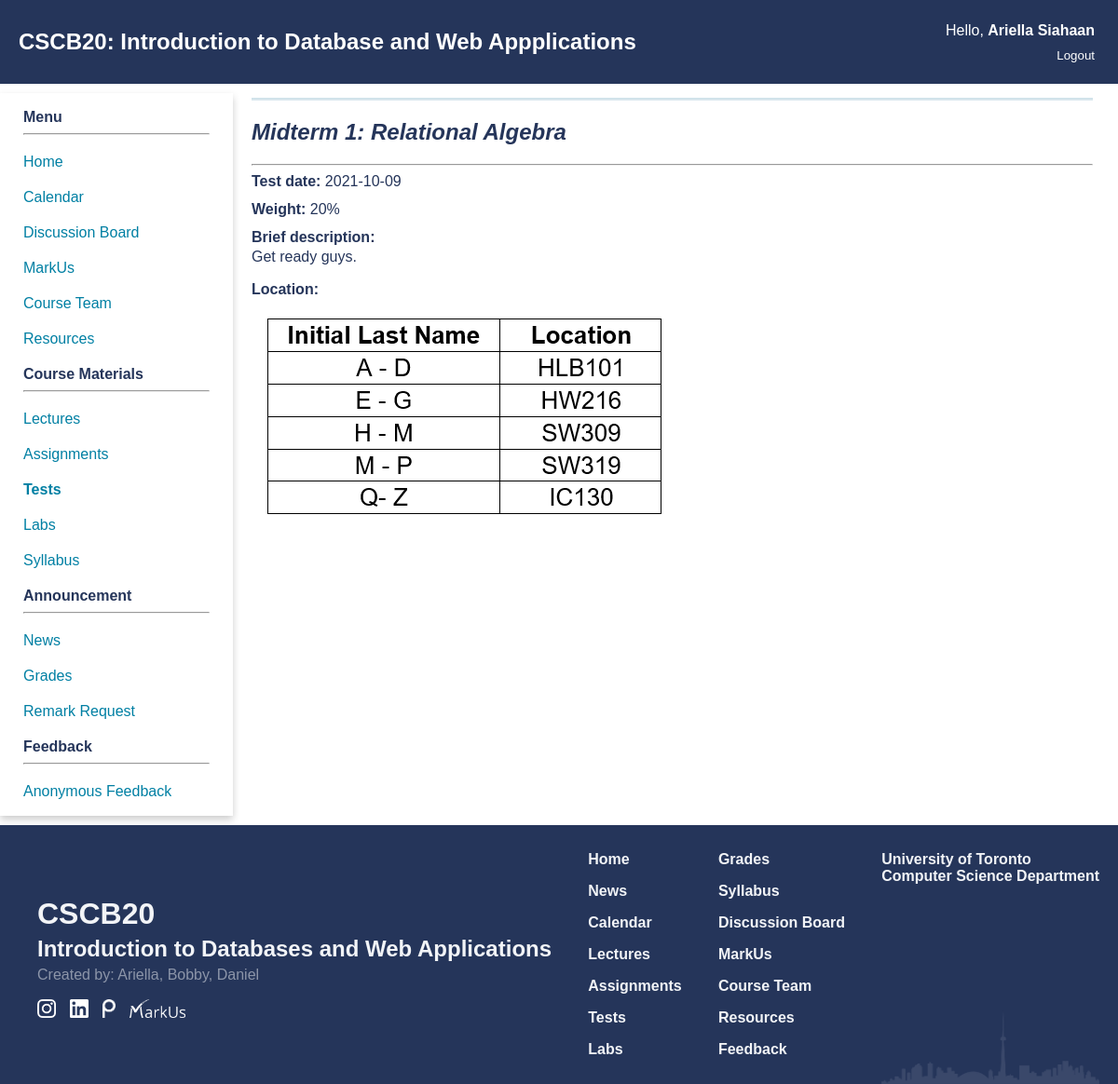
Page /tests (signed in) on the committed database.
### app.py (models this page shows)
class Test(db.Model):
    id = db.Column(db.Integer, primary_key = True, nullable = True)
    name = db.Column(db.String(250), nullable = False)
    desc = db.Column(db.Text)
    weight = db.Column(db.Integer, nullable = False)
    type = db.Column(db.String(50), nullable = False)
    due_date = db.Column(db.Date)
    grades = db.relationship("Grades", backref = 'test', lazy = True)

### app.py (the view)
@app.route("/tests")
def tests():
    if not isInstructor(session) and not isStudent(session):
        return redirect('/')
    lst_tests = Test.query.filter(Test.type == "Test").all()
    return render_template("tests.html", tests = True, lst_tests = lst_tests)

### app.py (called while the page is built)
def isInstructor(identity):
    if "auth" in identity and identity["auth"] == 'Instructor':
        return True
    return False

def isStudent(identity):
    if "auth" in identity and identity["auth"] == 'Student':
        return True
    return False

### templates/tests.html
{% extends 'home_template.html' %}
{% block extra_css %}
  <link href="{{ url_for('static', filename='css/tests.css') }}" rel="stylesheet" type="text/css">
{% endblock %}
{% block content %}
    <main class="assignments">
    {%for test in lst_tests%}
        <hr class="line-break">
        <div class="assignment1">
            <a href="/static/pdf/mock.pdf"><h2>{{test.name}}</h2></a>
            <hr>
            <div class="subsect first"><b>Test date: </b>{{test.due_date}}</div>
            <div class="subsect"><b>Weight: </b>{{test.weight}}%</div>
            <div class="subsect"><strong>Brief description: </strong>
                <p>
                    {{ test.desc }}
                </p>
            </div>
            <div class="subsect"><b>Location:</b></div>
            <img src="{{ url_for('static', filename ='images/midterm.png' ) }}" alt="location_of_midterm">
        </div>
    {%endfor%}
    </main>
{% endblock %}

### static/css/navbar.css (style rules this page uses)
:root { --primary_color: #25355A; --secondary_color: #007FA3; --phone_size: 600px; }
body { margin: 0; padding: 0; font-family: Arial, sans-serif; }
main { grid-area: content; padding: 20px; padding: 0px 10px 0px 10px; width: 95%; }

### static/css/index.css (style rules this page uses)
:root { --primary_color: #25355A; --secondary_color: #007FA3; }
body { background-color: #FFFFFF; color: var(--primary_color); font-family: Geneva, Arial, Helvetica, sans-serif; }

### static/css/tests.css (style rules this page uses)
:root { --primary_color: #25355A; --secondary_color: #007FA3; }
body { background-color: #FFFFFF; color: var(--primary_color); font-family: Geneva, Arial, Helvetica, sans-serif; }
.assignments { margin-left: 10px; margin-right: 10px; margin-top: 5px; }
.assignments h2 { font-style: oblique; }
.assignments a { color: var(--primary_color); text-decoration: none; }
.assignments .line-break { margin-top: 0px; height: 3px; border: 0; box-shadow: inset 0 12px 12px -12px rgba(50, 127, 163, 0.5); }
.assignments .subsect { padding: 6px 0; }
.assignments .first { padding-top: 0; }
.assignments p { margin-block: 3px 5px; }

### rows in the picture
Test: name "Midterm 1: Relational Algebra", due_date "2021-10-09", weight "20", desc "Get ready guys."

### other values in the picture
{{ session["name"] }} "Ariella Siahaan"
